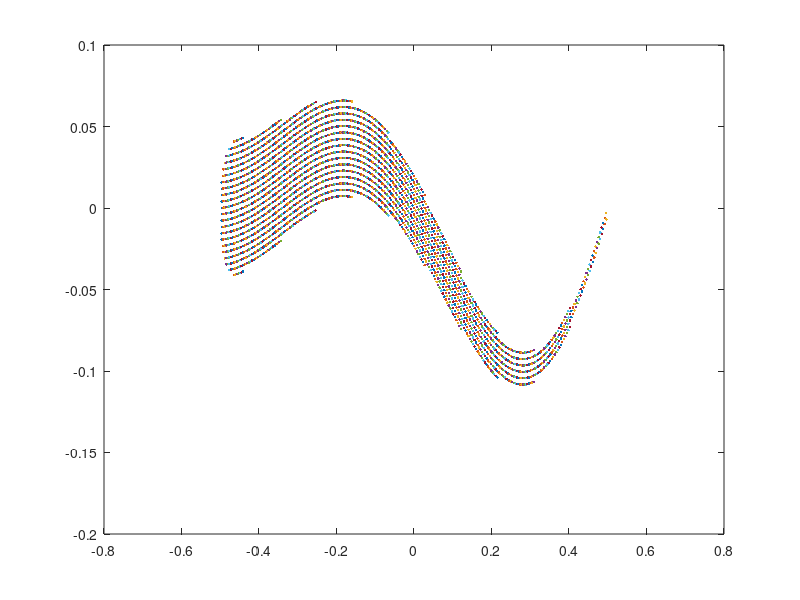

Recreate this plot in MATLAB.
% Filename eel2D_straightswimmer.m
% Created By Amneet Bhalla

clear all;
clc;


%Background Mesh Properties
Ny = 16*4*4*4; Ly = 4;
Nx = 32*4*4*4; Lx = 8;
dy = Ly/Ny; dx = Lx/Nx;

L  = 1;                 %length of the body
Wh = 0.04*L;            %width of the head.
Xh = 0.04;   

% No of points on backbone.
BodyNx = ceil(L/dx);
HeadNx = ceil(0.04/dx);
Coord{BodyNx,2} = [];
NumMatPoints    =  0;

angleRotation  = 0;
RotationMatrix = [ cos(angleRotation) -sin(angleRotation);
                   sin(angleRotation)  cos(angleRotation)];

%store from nose to head of the body.
for i = 1:HeadNx
     
    x                 = (i-1)*dx;
    y                 = 0.125* ((x + 0.03125)/1.03125)*sin(2*pi*x);
    height            = sqrt(2*Wh*x - x^2);
    NumPointsInHeight = ceil(height/dy);
    
    ycoord_up = []; ycoord_down = []; xcoord_up = []; xcoord_down = [];
    for j = 1:NumPointsInHeight
       
        xshifted        = x - 0.5;
        yshifted        = y;
        RotatedCoord    = RotationMatrix*[xshifted;yshifted];
        
        
        xcoord_up(j)   = RotatedCoord(1) -(j-1)*dy*sin(angleRotation);
        xcoord_down(j) = RotatedCoord(1) + j*dy*sin(angleRotation);
        ycoord_up(j)   = RotatedCoord(2) + (j-1)*dy*cos(angleRotation);
        ycoord_down(j) = RotatedCoord(2) -j*dy*cos(angleRotation);
        NumMatPoints   = NumMatPoints+2;
    end
    
    Coord{i,1} = cat(2,xcoord_up,xcoord_down);
    Coord{i,2} = cat(2,ycoord_up,ycoord_down);
    
end


%store from head to tail of the body.
for i = HeadNx+1 : BodyNx
    
    x     = (i-1)*dx;
    y     = 0.125* ((x + 0.03125)/1.03125)*sin(2*pi*x);
    height            = Wh*(L - x)/(L - Xh);
    NumPointsInHeight = ceil(height/dy);
    
    ycoord_up = []; ycoord_down = []; xcoord_up = []; xcoord_down = [];
    for j = 1:NumPointsInHeight
        
        xshifted        = x - 0.5;
        yshifted        = y;
        RotatedCoord    = RotationMatrix*[xshifted;yshifted];
        
        xcoord_up(j)   = RotatedCoord(1) -(j-1)*dy*sin(angleRotation);
        xcoord_down(j) = RotatedCoord(1) + j*dy*sin(angleRotation);
        ycoord_up(j)   = RotatedCoord(2) + (j-1)*dy*cos(angleRotation);
        ycoord_down(j) = RotatedCoord(2) -j*dy*cos(angleRotation);
        NumMatPoints = NumMatPoints+2;
    end
    
    Coord{i,1} = cat(2,xcoord_up,xcoord_down);
    Coord{i,2} = cat(2,ycoord_up,ycoord_down);
    
end
    

% plot the fish
for i = 1:size(Coord,1)
    
    plot(Coord{i,1}(:),Coord{i,2}(:),'.');
    hold on;
end
    

% write the coordinates into txt file.
fid = fopen('./eel2d.vertex','wt');
fprintf(fid,'%d\n',NumMatPoints);

for i = 1:size(Coord,1)
    
    for j = 1: length( Coord{i,1}  )
        
         fprintf(fid,'%f\t%f\n', Coord{i,1}(j), Coord{i,2}(j) );
    end

end
